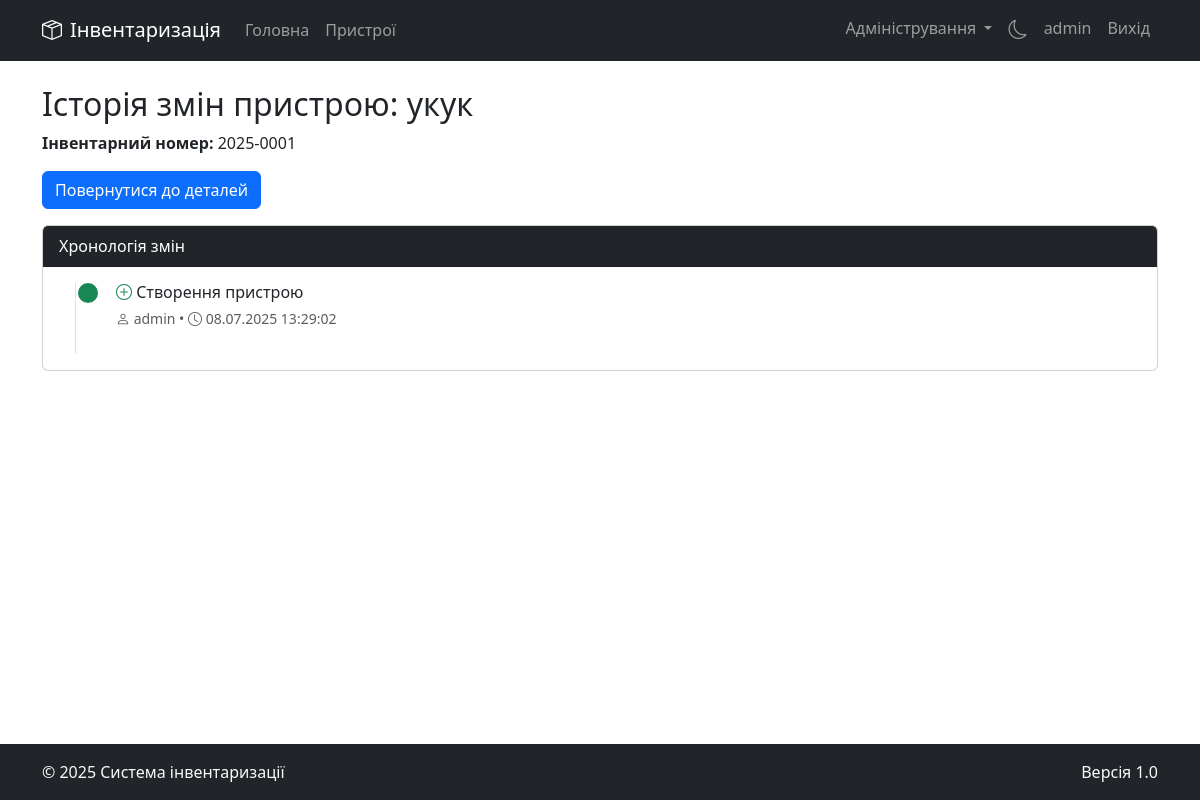
Screenshot of /device/1/history (signed in) with the database file from the repository.
### models.py (models this page shows, shortened)
class User(UserMixin, db.Model):
    id = db.Column(db.Integer, primary_key=True)
    username = db.Column(db.String(80), unique=True, nullable=False)
    password_hash = db.Column(db.String(255), nullable=False)
    is_admin = db.Column(db.Boolean, default=False)
    is_active = db.Column(db.Boolean, default=True)
    city_id = db.Column(db.Integer, db.ForeignKey('city.id'), nullable=False)
    created_at = db.Column(db.DateTime, default=datetime.utcnow)
    last_login = db.Column(db.DateTime)
    activities = db.relationship('UserActivity', backref='user', lazy=True)
    device_histories = db.relationship('DeviceHistory', backref='user', lazy=True)

class Device(db.Model):
    id = db.Column(db.Integer, primary_key=True)
    name = db.Column(db.String(100), nullable=False, index=True)
    type = db.Column(db.String(50), nullable=False, index=True)
    serial_number = db.Column(db.String(100), unique=True, index=True)
    inventory_number = db.Column(db.String(20), unique=True, index=True)
    location = db.Column(db.String(200), index=True)
    status = db.Column(db.String(50), index=True)
    notes = db.Column(db.Text)
    created_at = db.Column(db.DateTime, default=datetime.utcnow, index=True)
    city_id = db.Column(db.Integer, db.ForeignKey('city.id'), nullable=False, index=True)
    last_maintenance = db.Column(db.Date, index=True)
    maintenance_interval = db.Column(db.Integer, default=365)
    next_maintenance = db.Column(db.Date, index=True)
    photos = db.relationship('DevicePhoto', backref='device', lazy=True, cascade='all, delete-orphan')
    histories = db.relationship('DeviceHistory', backref='device', lazy=True, cascade='all, delete-orphan')

class DeviceHistory(db.Model):
    id = db.Column(db.Integer, primary_key=True)
    device_id = db.Column(db.Integer, db.ForeignKey('device.id'), nullable=False)
    user_id = db.Column(db.Integer, db.ForeignKey('user.id'), nullable=False)
    action = db.Column(db.String(50), nullable=False)
    field = db.Column(db.String(50))
    old_value = db.Column(db.Text)
    new_value = db.Column(db.Text)
    timestamp = db.Column(db.DateTime, default=datetime.utcnow)

### blueprints/devices.py (the view)
@devices_bp.route('/device/<int:device_id>/history')
@login_required
def device_history(device_id):
    device = Device.query.get_or_404(device_id)
    if not current_user.is_admin and device.city_id != current_user.city_id:
        abort(403)
    history = DeviceHistory.query.filter_by(device_id=device_id).order_by(DeviceHistory.timestamp.desc()).all()
    return render_template('device_history.html', device=device, history=history)

### app.py (called while the page is built)
@login_manager.user_loader
def load_user(user_id):
    return User.query.get(int(user_id))

### templates/device_history.html (shortened to what this page needs)
{% extends "base.html" %}
{% block content %}
<div class="mb-3">
    <h2>Історія змін пристрою: {{ device.name }}</h2>
    <p><strong>Інвентарний номер:</strong> {{ device.inventory_number }}</p>
    <a href="{{ url_for('devices.device_detail', device_id=device.id) }}" class="btn btn-primary">Повернутися до деталей</a>
</div>
<div class="card">
    <div class="card-header bg-dark text-white">
        Хронологія змін
    </div>
    <div class="card-body">
        {% if history %}
            <div class="timeline">
                {% for entry in history %}
                    <div class="timeline-item">
                        <div class="timeline-marker
                            {% if entry.action == 'create' %}bg-success
                            {% elif entry.action == 'update' %}bg-primary
                            {% else %}bg-danger{% endif %}">
                        </div>
                        <div class="timeline-content">
                            <div class="timeline-heading">
                                <h6 class="timeline-title">
                                    {% if entry.action == 'create' %}
                                        <i class="bi bi-plus-circle text-success"></i> Створення пристрою
                                    {% elif entry.action == 'update' %}
                                        <i class="bi bi-pencil text-primary"></i> Оновлення поля "{{ entry.field }}"
                                    {% else %}
                                        <i class="bi bi-trash text-danger"></i> Видалення пристрою
                                    {% endif %}
                                </h6>
                                <span class="text-muted small">
                                    <i class="bi bi-person"></i> {{ entry.user.username }} &bull;
                                    <i class="bi bi-clock"></i> {{ entry.timestamp.strftime('%d.%m.%Y %H:%M:%S') }}
                                </span>
                            </div>
                        </div>
                    </div>
                {% endfor %}
            </div>
        {% else %}
            <p class="text-center">Історія змін відсутня</p>
        {% endif %}
    </div>
</div>
{% endblock %}

### templates/base.html (shortened to what this page needs)
<!DOCTYPE html>
<html lang="uk" data-bs-theme="{{ request.cookies.get('theme', 'light') }}">
<head>
    <link href="https://cdn.jsdelivr.net/npm/bootstrap@5.3.0/dist/css/bootstrap.min.css" rel="stylesheet">
    <link rel="stylesheet" href="https://cdn.jsdelivr.net/npm/bootstrap-icons@1.11.0/font/bootstrap-icons.css">
</head>
<body>
    <header>
        <nav class="navbar navbar-expand-lg navbar-dark bg-dark mb-4">
            <div class="container">
                <a class="navbar-brand" href="{{ url_for('index') }}">
                    <i class="bi bi-box-seam me-2"></i>Інвентаризація
                </a>
                <div class="collapse navbar-collapse" id="navbarNav">
                    <ul class="navbar-nav me-auto">
                        <li class="nav-item">
                            <a class="nav-link" href="{{ url_for('index') }}">Головна</a>
                        </li>
                        {% if current_user.is_authenticated %}
                        <li class="nav-item">
                            <a class="nav-link" href="{{ url_for('devices.devices') }}">Пристрої</a>
                        </li>
                        {% endif %}
                    </ul>
                    <ul class="navbar-nav ms-auto">
                        {% if current_user.is_authenticated %}
                            {% if current_user.is_admin %}
                            <li class="nav-item dropdown">
                                <a class="nav-link dropdown-toggle" href="#" id="adminDropdown" role="button" data-bs-toggle="dropdown" aria-expanded="false">
                                    Адміністрування
                                </a>
                            </li>
                            {% endif %}
                            <li class="nav-item">
                                <a class="nav-link" href="{{ url_for('toggle_theme') }}">
                                    {% if request.cookies.get('theme') == 'dark' %}
                                        <i class="bi bi-sun navbar-theme-icon"></i>
                                    {% else %}
                                        <i class="bi bi-moon navbar-theme-icon"></i>
                                    {% endif %}
                                </a>
                            </li>
                            <li class="nav-item">
                                <a class="nav-link" href="#">{{ current_user.username }}</a>
                            </li>
                            <li class="nav-item">
                                <a class="nav-link" href="{{ url_for('auth.logout') }}">Вихід</a>
                            </li>
                        {% endif %}
                    </ul>
                </div>
            </div>
        </nav>
    </header>
    <main class="container mb-4">
        {% block content %}{% endblock %}
    </main>
    <footer class="bg-dark text-light py-3 mt-auto">
        <div class="container">
            <div class="row">
                <div class="col-md-6">
                    <p class="mb-0">&copy; 2025 Система інвентаризації</p>
                </div>
                <div class="col-md-6 text-md-end">
                    <p class="mb-0">Версія 1.0</p>
                </div>
            </div>
        </div>
    </footer>
</body>
</html>

### templates/base.html (style rules this page uses)
body { min-height: 100vh; display: flex; flex-direction: column; }
main { flex: 1; }
.navbar-theme-icon { font-size: 1.2rem; cursor: pointer; }

### templates/device_history.html (style rules this page uses)
.timeline { position: relative; padding-left: 1.5rem; margin-left: 1rem; border-left: 1px solid #e0e0e0; }
.timeline-item { position: relative; padding-bottom: 1.5rem; }
.timeline-marker { position: absolute; left: -1.38rem; width: 1.25rem; height: 1.25rem; border-radius: 50%; }
.timeline-content { padding-left: 1rem; }
.timeline-title { margin-bottom: 0.25rem; }

### rows the page displays
User: username "admin"
Device: name "укук", inventory_number "2025-0001"
DeviceHistory: action "create" (drawn), user.username "admin", timestamp "08.07.2025 13:29:02"
